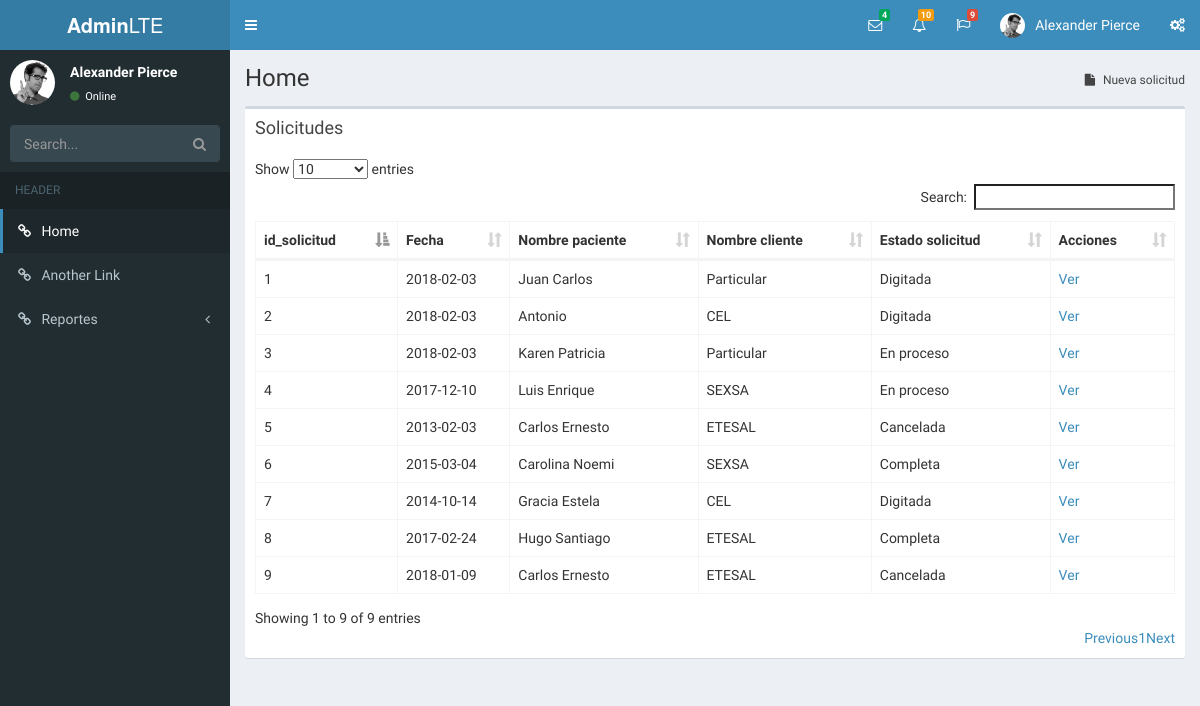
/index.php/solicitud/list, run on the app's committed database.
### tables this page shows
CREATE TABLE `lab_solicitudes` (
  `id` bigint(20) UNSIGNED NOT NULL,
  `fecha` date DEFAULT NULL,
  `id_cliente` int(11) NOT NULL,
  `id_paciente` int(11) DEFAULT NULL,
  `id_medico` int(11) NOT NULL,
  `id_entregaresultado` int(11) NOT NULL,
  `id_formapago` int(11) NOT NULL,
  `id_financiera` int(11) NOT NULL,
  `cuenta_cheque` varchar(30) NOT NULL,
  `id_estadosolicitud` int(11) DEFAULT NULL
);

CREATE TABLE `ctl_pacientes` (
  `id` bigint(20) UNSIGNED NOT NULL,
  `nombres` varchar(50) DEFAULT NULL,
  `apellidos` varchar(50) DEFAULT NULL,
  `id_cliente` int(11) NOT NULL
);

CREATE TABLE `ctl_clientes` (
  `id` bigint(20) UNSIGNED NOT NULL,
  `nombre` varchar(50) DEFAULT NULL,
  `id_estado` tinyint(4) DEFAULT NULL
);

CREATE TABLE `ctl_estadosolicitud` (
  `id` bigint(20) UNSIGNED NOT NULL,
  `estadosolicitud` varchar(20) DEFAULT NULL
);

### application/controllers/Solicitud.php (called while the page is built, shortened)
<?php
class Solicitud extends CI_Controller {
	public function __construct()
	{
		$this->load->model("Mdl_solicitud");
		$this->load->helper(array('date_tools','url'));
	}
	public function list()
	{
		$data['solicitudes'] = $this->Mdl_solicitud->getSolicitudesRecientes();
		$datos_header 	= array(
			'location' => 'Home',
			'label_opcion_nuevo' => 'Nueva solicitud',
			'ruta_opcion_nuevo' => 'solicitud/create',
			);
		$this->load->view('layout');
		$this->load->view('header',$datos_header);
		$this->load->view('lab/solicitud/list', $data);
		$this->load->view('footer');
	}
}

### index.php (called while the page is built, shortened)
<?php
require_once BASEPATH.'core/CodeIgniter.php';

### application/models/Mdl_solicitud.php (called while the page is built, shortened)
<?php
class Mdl_solicitud extends CI_Model {
	public function getSolicitudesRecientes()
	{
		$sql =
		"
			SELECT
				s.id,
				s.fecha,
				p.nombres,
				p.apellidos,
				c.nombre,
				e.estadosolicitud
			FROM
				lab_solicitudes s
			    INNER JOIN ctl_pacientes p ON p.id = s.id_paciente
			    INNER JOIN ctl_clientes c ON c.id = p.id_cliente
			    INNER JOIN ctl_estadosolicitud e ON e.id = s.id_estadosolicitud
		";
		return $this->db->query($sql)
					->result_array();
	}
}

### application/views/lab/solicitud/list.php (the view, shortened to what this page needs)
<link rel="stylesheet" href="<?=base_url();?>assets/AdminLTE/bower_components/datatables.net-bs/css/dataTables.bootstrap.min.css">
<section class="content">
  <div class="row">
    <div class="col-xs-12">
      <div class="box">
        <div class="box-header">
          <h3 class="box-title">Solicitudes</h3>
      </div>
      <div class="box-body">
          <table id="solicitudes" class="table table-bordered table-hover">
            <thead>
                <tr>
                    <th>id_solicitud</th>
                    <th>Fecha</th>
                    <th>Nombre paciente</th>
                    <th>Nombre cliente</th>
                    <th>Estado solicitud</th>
                    <th>Acciones</th>
                </tr>
            </thead>
            <tbody>
                <?php foreach ($solicitudes as $key => $row) { ?>
                <tr>
                    <td><?php echo $row['id'] ?></td>
                    <td><?php echo $row['fecha'] ?></td>
                    <td><?php echo $row['nombres'] ?></td>
                    <td><?php echo $row['nombre'] ?></td>
                    <td><?php echo $row['estadosolicitud'] ?></td>
                    <td><a href="#">Ver</td>
                    </tr>
                    <?php
                }
                ?>
            </tbody>
        </table>
    </div>
</div>
</div>
</div>
</section>

### application/views/layout.php (shortened to what this page needs)
<!DOCTYPE html>
<html>
<head>
  <link rel="stylesheet" href="<?=base_url();?>assets/AdminLTE/bower_components/bootstrap/dist/css/bootstrap.min.css">
  <link rel="stylesheet" href="<?=base_url();?>assets/AdminLTE/bower_components/font-awesome/css/font-awesome.min.css">
  <link rel="stylesheet" href="<?=base_url();?>assets/AdminLTE/bower_components/Ionicons/css/ionicons.min.css">
  <link rel="stylesheet" href="<?=base_url();?>assets/AdminLTE/dist/css/AdminLTE.min.css">
        <link rel="stylesheet" href="<?=base_url();?>assets/AdminLTE/dist/css/skins/skin-blue.min.css">
</head>
<body class="hold-transition skin-blue sidebar-mini">
  <div class="wrapper">
    <header class="main-header">
      <a href="index2.html" class="logo">
        <span class="logo-lg"><b>Admin</b>LTE</span>
      </a>
      <nav class="navbar navbar-static-top" role="navigation">
        <a href="#" class="sidebar-toggle" data-toggle="push-menu" role="button">
        </a>
        <div class="navbar-custom-menu">
          <ul class="nav navbar-nav">
            <li class="dropdown messages-menu">
              <a href="#" class="dropdown-toggle" data-toggle="dropdown">
                <i class="fa fa-envelope-o"></i>
                <span class="label label-success">4</span>
              </a>
            </li>
            <li class="dropdown notifications-menu">
              <a href="#" class="dropdown-toggle" data-toggle="dropdown">
                <i class="fa fa-bell-o"></i>
                <span class="label label-warning">10</span>
              </a>
            </li>
            <li class="dropdown tasks-menu">
              <a href="#" class="dropdown-toggle" data-toggle="dropdown">
                <i class="fa fa-flag-o"></i>
                <span class="label label-danger">9</span>
              </a>
          </li>
          <li class="dropdown user user-menu">
            <a href="#" class="dropdown-toggle" data-toggle="dropdown">
              <img src="<?=base_url();?>assets/AdminLTE/dist/img/user2-160x160.jpg" class="user-image" alt="User Image">
              <span class="hidden-xs">Alexander Pierce</span>
            </a>
          </li>
          <li>
            <a href="#" data-toggle="control-sidebar"><i class="fa fa-gears"></i></a>
          </li>
        </ul>
      </div>
    </nav>
  </header>
  <aside class="main-sidebar">
    <section class="sidebar">
      <div class="user-panel">
        <div class="pull-left image">
          <img src="<?=base_url();?>assets/AdminLTE/dist/img/user2-160x160.jpg" class="img-circle" alt="User Image">
        </div>
        <div class="pull-left info">
          <p>Alexander Pierce</p>
          <a href="#"><i class="fa fa-circle text-success"></i> Online</a>
        </div>
      </div>
      <form action="#" method="get" class="sidebar-form">
        <div class="input-group">
          <input type="text" name="q" class="form-control" placeholder="Search...">
          <span class="input-group-btn">
            <button type="submit" name="search" id="search-btn" class="btn btn-flat"><i class="fa fa-search"></i>
            </button>
          </span>
        </div>
      </form>
      <ul class="sidebar-menu" data-widget="tree">
        <li class="header">HEADER</li>
        <li class="active"><a href="<?=base_url();?>solicitud/list"><i class="fa fa-link"></i> <span>Home</span></a></li>
        <li><a href="#"><i class="fa fa-link"></i> <span>Another Link</span></a></li>
        <li class="treeview">
          <a href="#"><i class="fa fa-link"></i> <span>Reportes</span>
            <span class="pull-right-container">
              <i class="fa fa-angle-left pull-right"></i>
            </span>
          </a>
        </li>
      </ul>
    </section>
  </aside>
  <div class="content-wrapper">

### application/views/header.php (shortened to what this page needs)
<section class="content-header">
  <h1>
    <?php echo $location; ?>
  </h1>
  <ol class="breadcrumb">
    <li><a href="<?=base_url($ruta_opcion_nuevo); ?>"><i class="fa fa-file"></i> <?=$label_opcion_nuevo; ?></a>
  </ol>
</section>

### application/views/footer.php (shortened to what this page needs)
  </div>
</div>
 </body>
 </html>

### data on the page
lab_solicitudes: id "1", fecha "2018-02-03", ctl_pacientes.nombres "Juan Carlos", ctl_clientes.nombre "Particular", ctl_estadosolicitud.estadosolicitud "Digitada"
lab_solicitudes: id "2", fecha "2018-02-03", ctl_pacientes.nombres "Antonio", ctl_clientes.nombre "CEL", ctl_estadosolicitud.estadosolicitud "Digitada"
lab_solicitudes: id "3", fecha "2018-02-03", ctl_pacientes.nombres "Karen Patricia", ctl_clientes.nombre "Particular", ctl_estadosolicitud.estadosolicitud "En proceso"
lab_solicitudes: id "4", fecha "2017-12-10", ctl_pacientes.nombres "Luis Enrique", ctl_clientes.nombre "SEXSA", ctl_estadosolicitud.estadosolicitud "En proceso"
lab_solicitudes: id "5", fecha "2013-02-03", ctl_pacientes.nombres "Carlos Ernesto", ctl_clientes.nombre "ETESAL", ctl_estadosolicitud.estadosolicitud "Cancelada"
lab_solicitudes: id "6", fecha "2015-03-04", ctl_pacientes.nombres "Carolina Noemi", ctl_clientes.nombre "SEXSA", ctl_estadosolicitud.estadosolicitud "Completa"
lab_solicitudes: id "7", fecha "2014-10-14", ctl_pacientes.nombres "Gracia Estela", ctl_clientes.nombre "CEL", ctl_estadosolicitud.estadosolicitud "Digitada"
lab_solicitudes: id "8", fecha "2017-02-24", ctl_pacientes.nombres "Hugo Santiago", ctl_clientes.nombre "ETESAL", ctl_estadosolicitud.estadosolicitud "Completa"
lab_solicitudes: id "9", fecha "2018-01-09", ctl_pacientes.nombres "Carlos Ernesto", ctl_clientes.nombre "ETESAL", ctl_estadosolicitud.estadosolicitud "Cancelada"

### other printed values
$location "Home"
$label_opcion_nuevo "Nueva solicitud"
